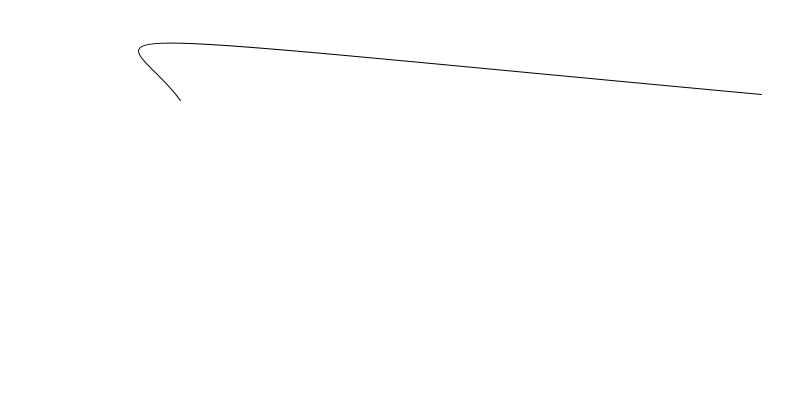
Frame 1 (no input)
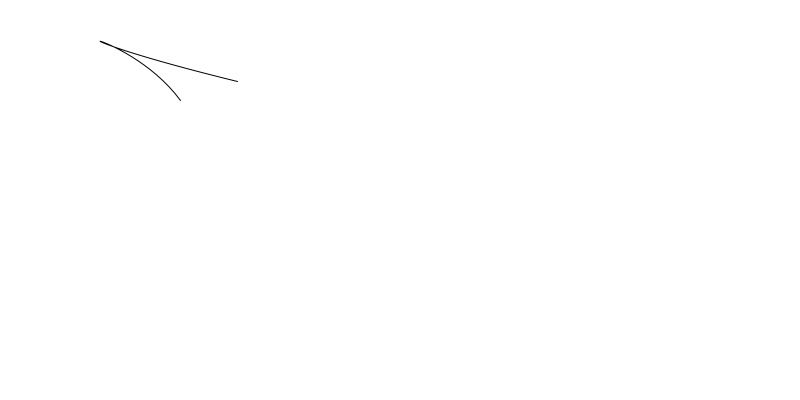
Frame 60 (the mouse pressed at the canvas centre just before this capture)
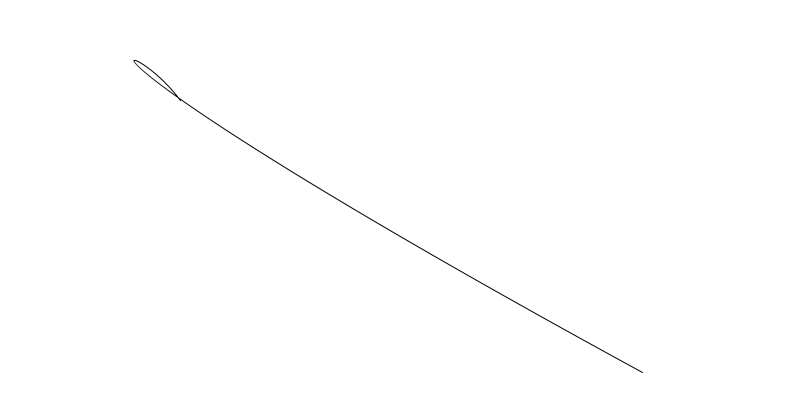
Frame 120 (the mouse held since frame 60 and released just before this capture)

The Processing sketch that drew these frames (run headless with seeded random() and noise(); from frame 60 on, the mouse is pressed at the canvas centre):

// Processing sketch: processing_72940
// ── processing_72940.pde

float x1;
float y1;
void setup (){
  size (800,400);
frameRate (15);
}



void draw (){
 background (255);
x1= random(800);
y1= random(400);
  bezier(random(800), random (400),5,25,125,25,180,100);
  
}
